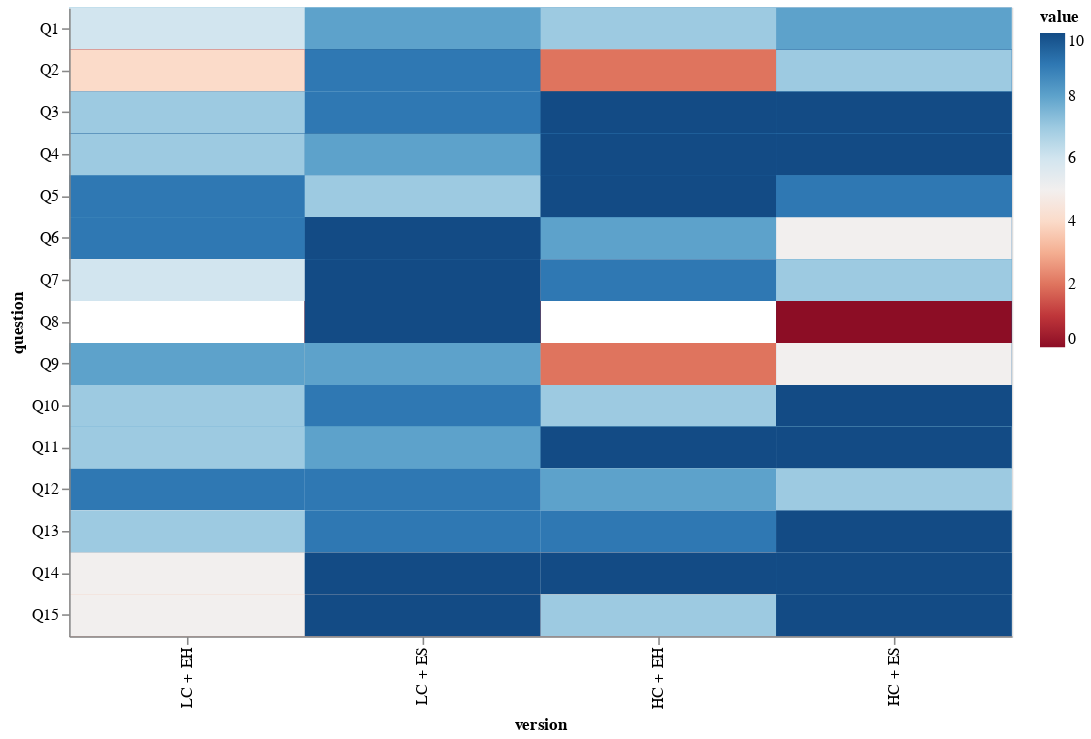

Source (notebook cell):
### Code cell
chart = alt.Chart(melted_data).mark_rect().encode(
    x=alt.X("version", sort=["LC + EH", "LC + ES", "HC + EH", "HC + ES"]),
    y=alt.Y("question:N", sort=["Q1", "Q2", "Q3", "Q4", "Q5", "Q6", "Q7", "Q8", "Q9", "Q10", "Q11", "Q12", "Q13", "Q14", "Q15"]),
    color=alt.Color('value:Q', scale=alt.Scale(scheme='redblue', domain=[0, 10])),
).properties(
    width=600,
    height=400
)
chart

### Figure 1 — Vega-Lite specification as saved in the notebook (floating-point values rounded to 4 significant figures; data arrays with more than 128 entries replaced by an {"elided": "..."} marker saying what was removed)
{"config": {"view": {"continuousWidth": 300, "continuousHeight": 300}}, "data": {"name": "data-0a3963ebfa9528061769f4cd58b15511"}, "mark": {"type": "rect"}, "encoding": {"color": {"field": "value", "scale": {"domain": [0, 10], "scheme": "redblue"}, "type": "quantitative"}, "x": {"field": "version", "sort": ["LC + EH", "LC + ES", "HC + EH", "HC + ES"], "type": "nominal"}, "y": {"field": "question", "sort": ["Q1", "Q2", "Q3", "Q4", "Q5", "Q6", "Q7", "Q8", "Q9", "Q10", "Q11", "Q12", "Q13", "Q14", "Q15"], "type": "nominal"}}, "height": 400, "width": 600, "$schema": "https://vega.github.io/schema/vega-lite/v5.8.0.json", "datasets": {"data-0a3963ebfa9528061769f4cd58b15511": {"elided": "360 records"}}}
